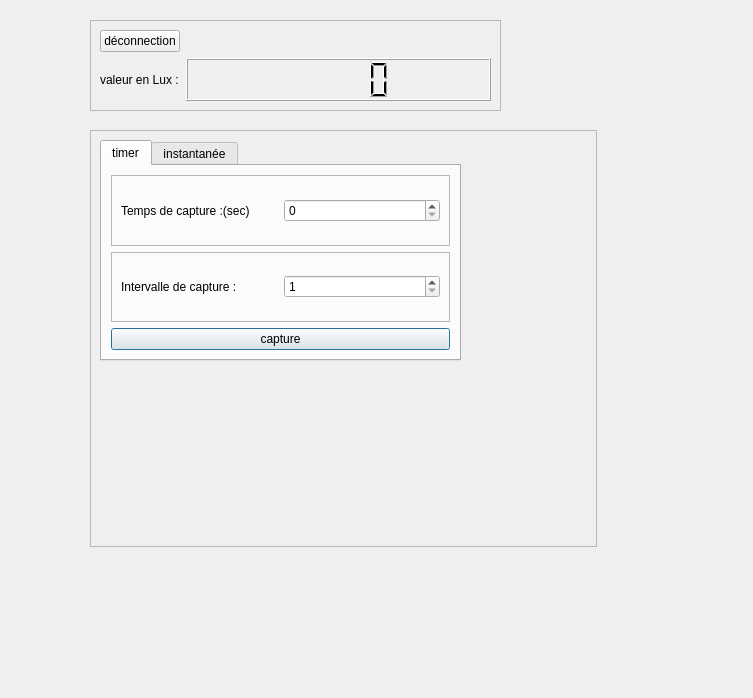
<?xml version="1.0" encoding="UTF-8"?>
<ui version="4.0">
 <class>LuxMeter</class>
 <widget class="QDialog" name="LuxMeter">
  <property name="geometry">
   <rect>
    <x>0</x>
    <y>0</y>
    <width>753</width>
    <height>698</height>
   </rect>
  </property>
  <property name="windowTitle">
   <string>Dialog</string>
  </property>
  <widget class="QFrame" name="frame">
   <property name="geometry">
    <rect>
     <x>90</x>
     <y>130</y>
     <width>507</width>
     <height>417</height>
    </rect>
   </property>
   <property name="frameShape">
    <enum>QFrame::StyledPanel</enum>
   </property>
   <property name="frameShadow">
    <enum>QFrame::Raised</enum>
   </property>
   <widget class="QTabWidget" name="captureTab">
    <property name="geometry">
     <rect>
      <x>10</x>
      <y>10</y>
      <width>361</width>
      <height>221</height>
     </rect>
    </property>
    <property name="currentIndex">
     <number>0</number>
    </property>
    <widget class="QWidget" name="tab">
     <attribute name="title">
      <string>timer</string>
     </attribute>
     <layout class="QVBoxLayout" name="verticalLayout_3">
      <item>
       <widget class="QFrame" name="frame_3">
        <property name="frameShape">
         <enum>QFrame::StyledPanel</enum>
        </property>
        <property name="frameShadow">
         <enum>QFrame::Raised</enum>
        </property>
        <layout class="QHBoxLayout" name="horizontalLayout_2">
         <item>
          <widget class="QLabel" name="TimerLabel">
           <property name="text">
            <string>Temps de capture :(sec)</string>
           </property>
          </widget>
         </item>
         <item>
          <widget class="QSpinBox" name="inter_capture_2">
           <property name="minimum">
            <number>0</number>
           </property>
           <property name="maximum">
            <number>3600</number>
           </property>
           <property name="singleStep">
            <number>10</number>
           </property>
           <property name="value">
            <number>0</number>
           </property>
          </widget>
         </item>
        </layout>
       </widget>
      </item>
      <item>
       <widget class="QFrame" name="frame_4">
        <property name="frameShape">
         <enum>QFrame::StyledPanel</enum>
        </property>
        <property name="frameShadow">
         <enum>QFrame::Raised</enum>
        </property>
        <layout class="QHBoxLayout" name="horizontalLayout">
         <item>
          <widget class="QLabel" name="intervalleLabel">
           <property name="text">
            <string>Intervalle de capture :</string>
           </property>
          </widget>
         </item>
         <item>
          <widget class="QSpinBox" name="inter_capture">
           <property name="minimum">
            <number>1</number>
           </property>
           <property name="maximum">
            <number>60</number>
           </property>
          </widget>
         </item>
        </layout>
       </widget>
      </item>
      <item>
       <widget class="QPushButton" name="timerButton">
        <property name="text">
         <string>capture</string>
        </property>
       </widget>
      </item>
     </layout>
    </widget>
    <widget class="QWidget" name="tab_2">
     <attribute name="title">
      <string>instantanée</string>
     </attribute>
     <widget class="QPushButton" name="inst_capture">
      <property name="geometry">
       <rect>
        <x>50</x>
        <y>40</y>
        <width>80</width>
        <height>22</height>
       </rect>
      </property>
      <property name="text">
       <string>capture</string>
      </property>
     </widget>
    </widget>
   </widget>
  </widget>
  <widget class="QFrame" name="frame_5">
   <property name="geometry">
    <rect>
     <x>90</x>
     <y>20</y>
     <width>411</width>
     <height>91</height>
    </rect>
   </property>
   <property name="frameShape">
    <enum>QFrame::StyledPanel</enum>
   </property>
   <property name="frameShadow">
    <enum>QFrame::Raised</enum>
   </property>
   <layout class="QGridLayout" name="gridLayout">
    <item row="2" column="0">
     <widget class="QLabel" name="luxLabel">
      <property name="text">
       <string>valeur en Lux :</string>
      </property>
     </widget>
    </item>
    <item row="1" column="0">
     <widget class="QPushButton" name="disconnectButton">
      <property name="text">
       <string>déconnection</string>
      </property>
     </widget>
    </item>
    <item row="1" column="2">
     <spacer name="horizontalSpacer">
      <property name="orientation">
       <enum>Qt::Horizontal</enum>
      </property>
      <property name="sizeHint" stdset="0">
       <size>
        <width>40</width>
        <height>20</height>
       </size>
      </property>
     </spacer>
    </item>
    <item row="1" column="3">
     <spacer name="horizontalSpacer_2">
      <property name="orientation">
       <enum>Qt::Horizontal</enum>
      </property>
      <property name="sizeHint" stdset="0">
       <size>
        <width>40</width>
        <height>20</height>
       </size>
      </property>
     </spacer>
    </item>
    <item row="2" column="2" colspan="2">
     <widget class="QLCDNumber" name="lcdLuxmeter"/>
    </item>
   </layout>
  </widget>
 </widget>
 <resources/>
 <connections/>
</ui>
